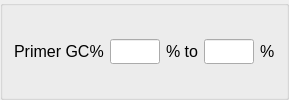
           <widget class="QGroupBox" name="groupBox_5">
            <property name="title">
             <string/>
            </property>
            <layout class="QGridLayout" name="gridLayout_4">
             <item row="0" column="0">
              <layout class="QHBoxLayout" name="horizontalLayout_6">
               <item>
                <widget class="QLabel" name="label_12">
                 <property name="sizePolicy">
                  <sizepolicy hsizetype="Expanding" vsizetype="Fixed">
                   <horstretch>0</horstretch>
                   <verstretch>0</verstretch>
                  </sizepolicy>
                 </property>
                 <property name="minimumSize">
                  <size>
                   <width>0</width>
                   <height>20</height>
                  </size>
                 </property>
                 <property name="font">
                  <font>
                   <pointsize>12</pointsize>
                  </font>
                 </property>
                 <property name="text">
                  <string>Primer GC%</string>
                 </property>
                </widget>
               </item>
               <item>
                <widget class="QLineEdit" name="lineEdit_GCMin">
                 <property name="sizePolicy">
                  <sizepolicy hsizetype="Fixed" vsizetype="Fixed">
                   <horstretch>0</horstretch>
                   <verstretch>0</verstretch>
                  </sizepolicy>
                 </property>
                 <property name="minimumSize">
                  <size>
                   <width>50</width>
                   <height>25</height>
                  </size>
                 </property>
                 <property name="maximumSize">
                  <size>
                   <width>50</width>
                   <height>16777215</height>
                  </size>
                 </property>
                </widget>
               </item>
               <item>
                <widget class="QLabel" name="label_13">
                 <property name="sizePolicy">
                  <sizepolicy hsizetype="Fixed" vsizetype="Fixed">
                   <horstretch>0</horstretch>
                   <verstretch>0</verstretch>
                  </sizepolicy>
                 </property>
                 <property name="minimumSize">
                  <size>
                   <width>0</width>
                   <height>20</height>
                  </size>
                 </property>
                 <property name="font">
                  <font>
                   <pointsize>12</pointsize>
                  </font>
                 </property>
                 <property name="text">
                  <string>% to</string>
                 </property>
                </widget>
               </item>
               <item>
                <widget class="QLineEdit" name="lineEdit_GCMax">
                 <property name="sizePolicy">
                  <sizepolicy hsizetype="Fixed" vsizetype="Fixed">
                   <horstretch>0</horstretch>
                   <verstretch>0</verstretch>
                  </sizepolicy>
                 </property>
                 <property name="minimumSize">
                  <size>
                   <width>50</width>
                   <height>25</height>
                  </size>
                 </property>
                 <property name="maximumSize">
                  <size>
                   <width>50</width>
                   <height>16777215</height>
                  </size>
                 </property>
                </widget>
               </item>
               <item>
                <widget class="QLabel" name="label_14">
                 <property name="sizePolicy">
                  <sizepolicy hsizetype="Fixed" vsizetype="Fixed">
                   <horstretch>0</horstretch>
                   <verstretch>0</verstretch>
                  </sizepolicy>
                 </property>
                 <property name="minimumSize">
                  <size>
                   <width>0</width>
                   <height>20</height>
                  </size>
                 </property>
                 <property name="font">
                  <font>
                   <pointsize>12</pointsize>
                  </font>
                 </property>
                 <property name="text">
                  <string>%</string>
                 </property>
                </widget>
               </item>
              </layout>
             </item>
            </layout>
           </widget>
